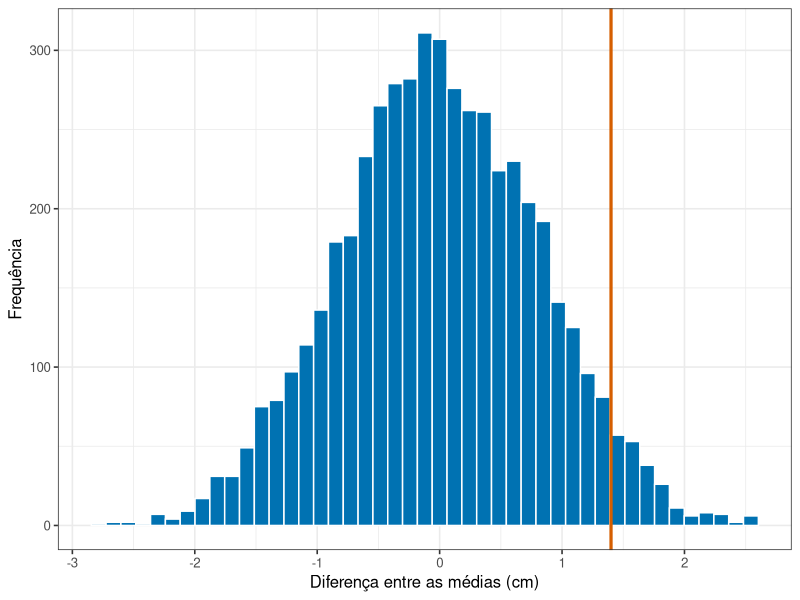
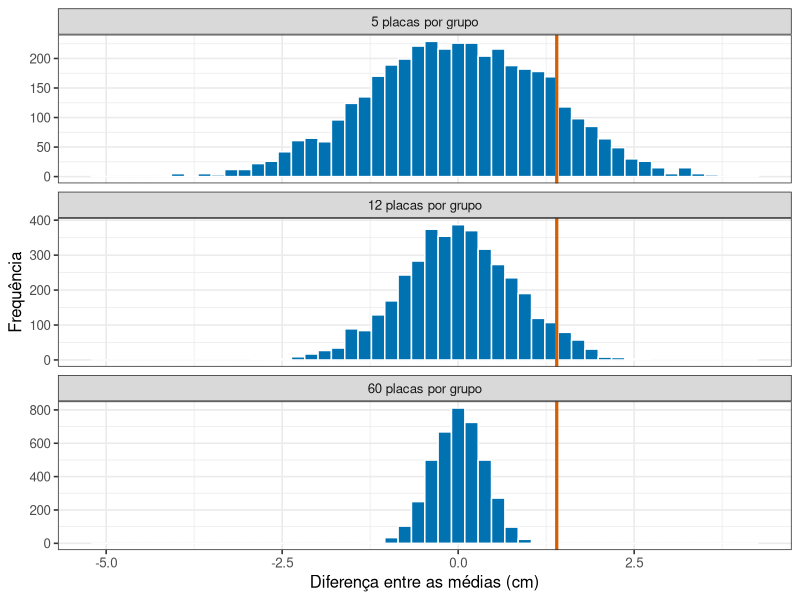

Here is the R script that generated these plots, in order:
## ---- chunk 1
library(tidyverse)
theme_set(theme_bw(base_size = 12))
## ---- chunk 2
n_por_grupo <- 12
desvio <- 2
centro <- 10.2

substrato_a <- rnorm(n_por_grupo, mean = centro, sd = desvio)
substrato_b <- rnorm(n_por_grupo, mean = centro, sd = desvio)

diferenca <- mean(substrato_b) - mean(substrato_a)
diferenca
## ---- chunk 3
#| echo: false
diferenca_txt <- formatC(diferenca, format = "f", digits = 2, decimal.mark = ",")
## ---- chunk 4
diferencas <- replicate(
  5000,
  mean(rnorm(12, mean = 10.2, sd = 2)) - mean(rnorm(12, mean = 10.2, sd = 2))
)

length(diferencas)
mean(diferencas)
sd(diferencas)
## ---- chunk 5
#| label: fig-nula-histograma
#| fig-cap: "Distribuição nula da diferença entre médias. A linha marca a diferença de 1,4 cm observada no experimento."
#| fig-height: 3.2

diferenca_observada <- 1.4

ggplot(tibble(d = diferencas), aes(x = d)) +
  geom_histogram(bins = 45, fill = "#0072B2", colour = "white") +
  geom_vline(xintercept = diferenca_observada, colour = "#D55E00", linewidth = 1.1) +
  labs(x = "Diferença entre as médias (cm)", y = "Frequência")
## ---- chunk 6
proporcao_extremos <- mean(abs(diferencas) >= diferenca_observada)
proporcao_extremos
## ---- chunk 7
#| echo: false
prop_txt <- formatC(100 * proporcao_extremos, format = "f", digits = 1, decimal.mark = ",")
## ---- chunk 8
nulas <- bind_rows(
  tibble(cenario = "5 placas por grupo",
         diferenca = replicate(4000, mean(rnorm(5, 10.2, 2)) - mean(rnorm(5, 10.2, 2)))),
  tibble(cenario = "12 placas por grupo",
         diferenca = replicate(4000, mean(rnorm(12, 10.2, 2)) - mean(rnorm(12, 10.2, 2)))),
  tibble(cenario = "60 placas por grupo",
         diferenca = replicate(4000, mean(rnorm(60, 10.2, 2)) - mean(rnorm(60, 10.2, 2))))
) |>
  mutate(cenario = fct_relevel(cenario, "5 placas por grupo", "12 placas por grupo"))

glimpse(nulas)
## ---- chunk 9
#| label: fig-nula-tamanhos
#| fig-cap: "Distribuição nula para três tamanhos de experimento. A linha marca sempre a mesma diferença observada de 1,4 cm."
#| fig-height: 4.4

ggplot(nulas, aes(x = diferenca)) +
  geom_histogram(bins = 50, fill = "#0072B2", colour = "white") +
  geom_vline(xintercept = diferenca_observada, colour = "#D55E00", linewidth = 1.1) +
  facet_wrap(~ cenario, ncol = 1, scales = "free_y") +
  labs(x = "Diferença entre as médias (cm)", y = "Frequência")
## ---- chunk 10
nulas |>
  group_by(cenario) |>
  summarise(
    espalhamento = sd(diferenca),
    proporcao_extremos = mean(abs(diferenca) >= diferenca_observada)
  )
## ---- chunk 11
limiar <- quantile(abs(diferencas), 0.95)
limiar
## ---- chunk 12
novos_experimentos <- replicate(
  2000,
  mean(rnorm(12, mean = 10.2, sd = 2)) - mean(rnorm(12, mean = 10.2, sd = 2))
)

taxa_alarme <- mean(abs(novos_experimentos) >= limiar)
taxa_alarme
## ---- chunk 13
#| echo: false
taxa_txt <- formatC(100 * taxa_alarme, format = "f", digits = 1, decimal.mark = ",")
